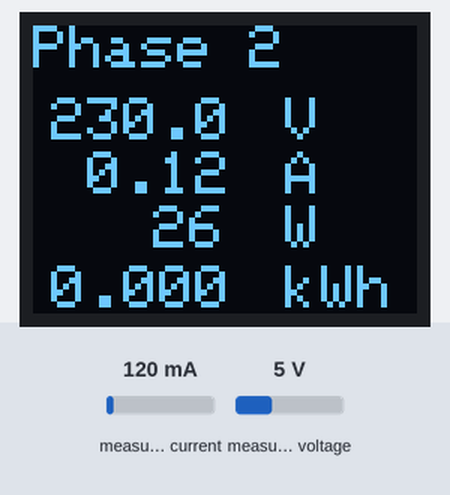
Bench run of a sketch on a simulated ESP8266 (NodeMCU). Parts: 64×48 one-colour display. The inputs (shaded band) are chosen by the test bench; at power-on: measured current 120 mA, measured voltage 5 V. WiFi joins after 1.5 s; servers stay silent unless stated; what the sketch prints to the serial monitor is not drawn.

Above: at 5.3 s.
At 25.3 s:
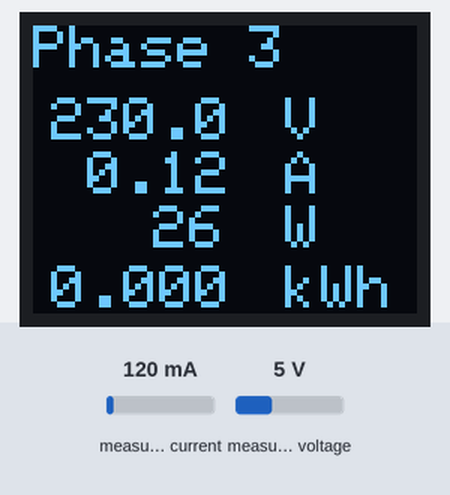
At 60.3 s:
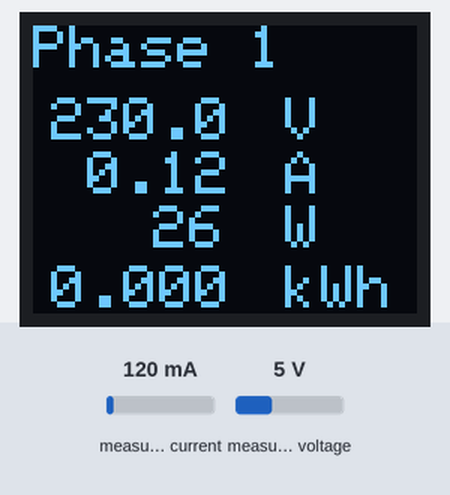
At 70.3 s:
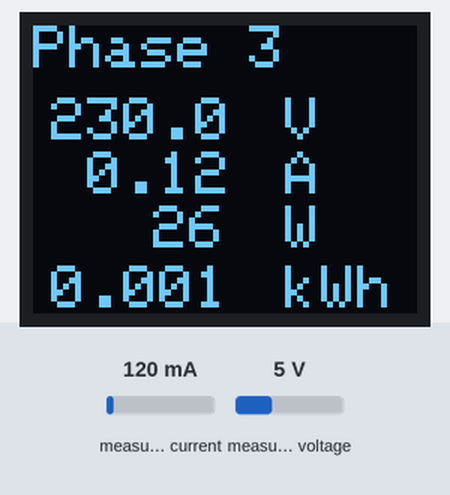
At 90.3 s:
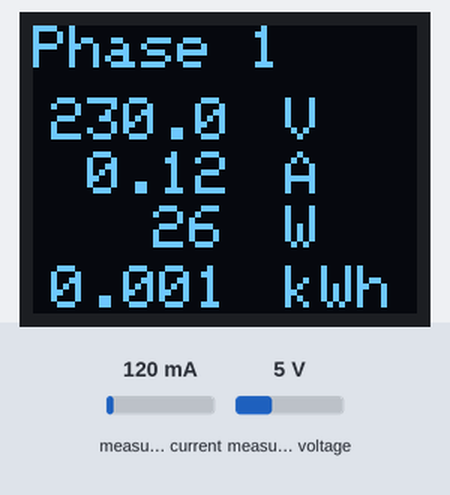
At 125.3 s:
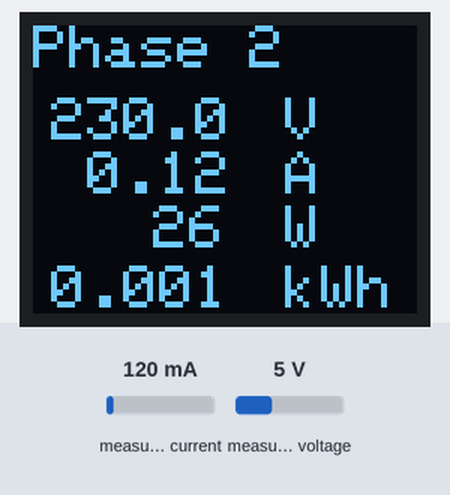

Measured:
- what the display in image 0 shows lasts 5.0 s, from 5.3 s to 10.3 s

The sketch:

acmeter_3phase.ino
```cpp
/*
  -PZEM004T-
  5V - 5V
  GND - GND
  D3 - TX
  D4 - RX
*/

#include <ESP8266WiFi.h>
#include <WiFiClientSecure.h>
#include <PZEM004Tv30.h>
#include <Wire.h>          // Include Wire if you're using I2C
#include <SFE_MicroOLED.h> // Include the SFE_MicroOLED library
#include <SoftwareSerial.h>
#include "ThingSpeak.h" // always include thingspeak header file after other header files and custom macros

char ssid[] = "G6PD";   // your network SSID (name)
char pass[] = "570610193";   // your network password
int keyIndex = 0;            // your network key Index number (needed only for WEP)
WiFiClient  client;

unsigned long myChannelNumber = 2552953;
const char * myWriteAPIKey = "56RK2JZSRULTPWH9";

SoftwareSerial pzemSWSerial(D3, D4);

#define PIN_RESET -1
#define DC_JUMPER 0

#define PHASE 3
MicroOLED oled(PIN_RESET, DC_JUMPER); // Example I2C declaration, uncomment if using I2C

unsigned long previousMillis = 0;
uint8_t phase_display, update_sample;
uint32_t loadTime;

void setup()
{
  Serial.begin(115200);
  Wire.begin();

  //------Display LOGO at start------
  oled.begin();
  oled.clear(PAGE);
  oled.clear(ALL);
  oled.print("Connecting to wifi");
  oled.display();

  WiFi.mode(WIFI_STA);
  ThingSpeak.begin(client);  // Initialize ThingSpeak

  // Connect or reconnect to WiFi
  if (WiFi.status() != WL_CONNECTED) {
    Serial.print("Attempting to connect to SSID: ");
    Serial.println(ssid);
    while (WiFi.status() != WL_CONNECTED) {
      WiFi.begin(ssid, pass);  // Connect to WPA/WPA2 network. Change this line if using open or WEP network
      Serial.print(".");
      delay(5000);
    }
    Serial.println("\nConnected.");
  }

  //  pzem.resetEnergy(); //reset energy
}

void loop()
{
  unsigned long currentMillis = millis();
  if (currentMillis - previousMillis >= 5000)
  { // run every 1 second
    previousMillis = currentMillis;
    loadTime += 5;
    update_sample += 5;

    phase_display++;
    if (phase_display >= 3)
      phase_display = 0;

    displayValue(); // update OLED

  }
}

void displayValue()
{

  PZEM004Tv30 pzems[] = {PZEM004Tv30(pzemSWSerial, 0x01), PZEM004Tv30(pzemSWSerial, 0x02), PZEM004Tv30(pzemSWSerial, 0x03)}; // array of pzem 3 phase
  float voltage[3], current[3], power[3], energy[3], frequency[3], pf[3];

  for (int i = 0; i < PHASE; i++)
  {
    //------read data------
    voltage[i] = pzems[i].voltage();
    if (!isnan(voltage[i]))
    { // ถ้าอ่านค่าได้
      current[i] = pzems[i].current();
      power[i] = pzems[i].power();
      energy[i] = pzems[i].energy();
      frequency[i] = pzems[i].frequency();
      pf[i] = pzems[i].pf();
    }
    else
    { // ถ้าอ่านค่าไม่ได้ให้ใส่ค่า NAN(not a number)
      current[i] = NAN;
      power[i] = NAN;
      energy[i] = NAN;
      frequency[i] = NAN;
      pf[i] = NAN;
    }

    //------Serial display------
    Serial.print(F("PZEM "));
    Serial.print(i);
    Serial.print(F(" - Address:"));
    Serial.println(pzems[i].getAddress(), HEX);
    Serial.println(F("==================="));
    if (!isnan(voltage[i]))
    {
      Serial.print(F("Voltage: "));
      Serial.print(voltage[i]);
      Serial.println("V");
      Serial.print(F("Current: "));
      Serial.print(current[i]);
      Serial.println(F("A"));
      Serial.print(F("Power: "));
      Serial.print(power[i]);
      Serial.println(F("W"));
      Serial.print(F("Energy: "));
      Serial.print(energy[i], 3);
      Serial.println(F("kWh"));
      Serial.print(F("Frequency: "));
      Serial.print(frequency[i], 1);
      Serial.println(F("Hz"));
      Serial.print(F("PF: "));
      Serial.println(pf[i]);
    }
    else
    {
      Serial.println("No sensor detect");
    }
    Serial.println(F("-------------------"));
    Serial.println();
  }


  //------Update OLED display------
  oled.clear(PAGE);
  oled.setFontType(0);

  oled.setCursor(0, 0);
  oled.println("Phase " + String(phase_display + 1));

  // display voltage
  oled.setCursor(3, 12);
  oled.print(voltage[phase_display], 1);
  oled.setCursor(42, 12);
  oled.println("V");

  // display current
  if (current[phase_display] < 10)
    oled.setCursor(9, 21);
  else
    oled.setCursor(3, 21);
  oled.print(current[phase_display], 2);
  oled.setCursor(42, 21);
  oled.println("A");

  // display power
  if (power[phase_display] < 10)
    oled.setCursor(26, 30);
  else if (power[phase_display] < 100)
    oled.setCursor(20, 30);
  else if (power[phase_display] < 1000)
    oled.setCursor(14, 30);
  else if (power[phase_display] < 10000)
    oled.setCursor(8, 30);
  else
    oled.setCursor(2, 30);
  oled.print(power[phase_display], 0);
  oled.setCursor(42, 30);
  oled.println("W");

  // display energy
  oled.setCursor(3, 40);
  if (energy[phase_display] < 10)
    oled.print(energy[phase_display], 3);
  else if (energy[phase_display] < 100)
    oled.print(energy[phase_display], 2);
  else if (energy[phase_display] < 1000)
    oled.print(energy[phase_display], 1);
  else
  {
    oled.setCursor(8, 40);
    oled.print(energy[phase_display], 0);
  }
  oled.setCursor(42, 40);
  oled.println("kWh");

  // on error
  if (isnan(voltage[phase_display]))
  {
    oled.clear(PAGE);
    oled.setCursor(0, 0);
    oled.println("Phase " + String(phase_display + 1));
    oled.printf("\nno sensor\ndetect!");
  }

  oled.display();

  // if no load (Ptotal less than 100 watt) clear time
  if (!isnan(power[0])) {
    if (power[0] + power[1] + power[2] < 100) {
      loadTime = 0;
    }
  }


    int hours = loadTime / 3600;
    int minutes = (loadTime % 3600) / 60;
    int seconds = (loadTime % 3600) % 60;

    float loadTimebase60 = hours + (minutes / 100.0);

  Serial.println("Load Time is : " + String(loadTimebase60));
  Serial.println(F("-------------------"));


  if (!isnan(power[0]) && !isnan(power[1]) && !isnan(power[2]) ) {
    if ( update_sample >= 30) {    // update every 30 second
      update_sample = 0;

      ThingSpeak.setField(1, (voltage[0] + voltage[1] + voltage[2]) / 3);
      ThingSpeak.setField(2, current[0] + current[1] + current[2]);
      ThingSpeak.setField(3, power[0] + power[1] + power[2]);
      ThingSpeak.setField(4, energy[0] + energy[1] + energy[2]);
      ThingSpeak.setField(5, (pf[0] + pf[1] + pf[2]) / 3);
      ThingSpeak.setField(6, loadTimebase60);

      // write to the ThingSpeak channel
      int x = ThingSpeak.writeFields(myChannelNumber, myWriteAPIKey);
      if (x == 200) {
        Serial.println("Channel update successful.");
      }
      else {
        Serial.println("Problem updating channel. HTTP error code " + String(x));
      }
    }
  }

}
```
